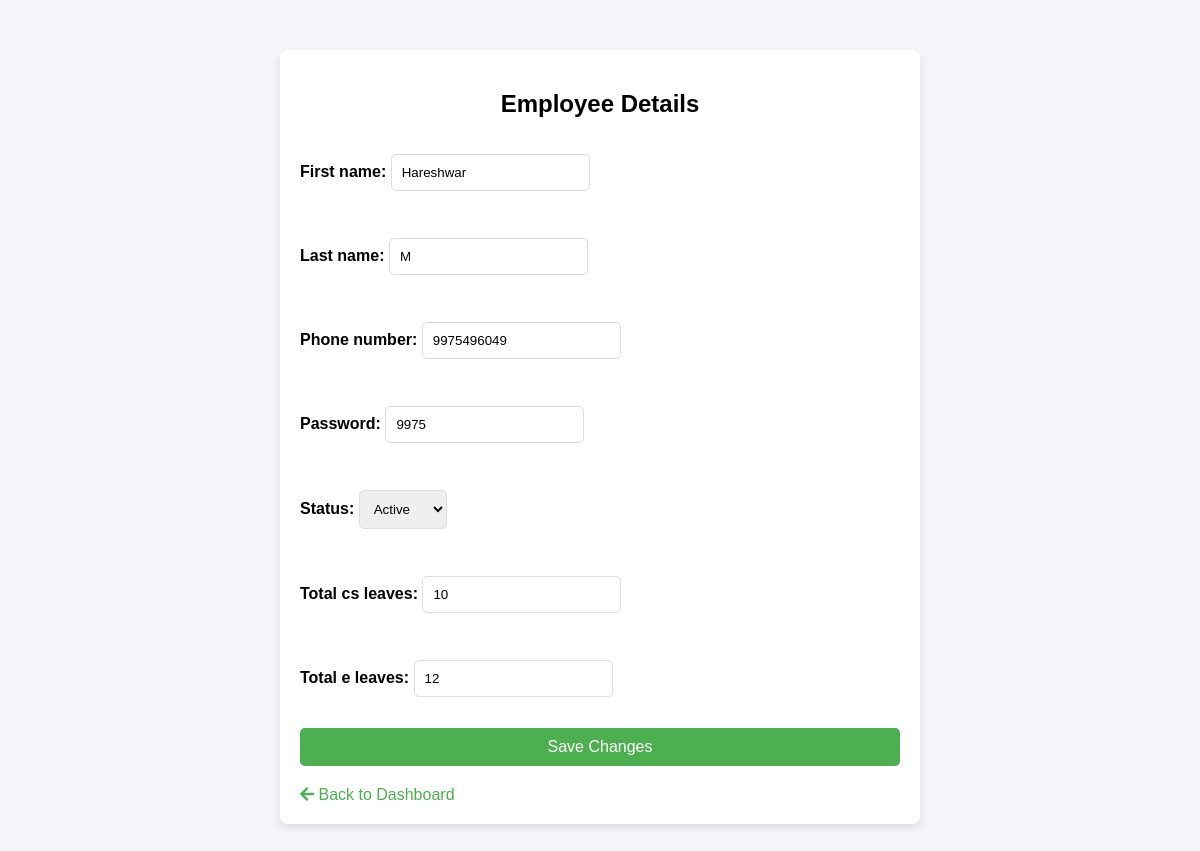
The page /employee/edit/4/ (signed in) on the database its author committed.
### leave_management/models.py (models this page shows, shortened)
class EmployeeProfile(models.Model):
    ACTIVE = 'Active'
    INACTIVE = 'Inactive'
    STATUS_CHOICES = [
        (ACTIVE, 'Active'),
        (INACTIVE, 'Inactive'),
    ]
    user = models.OneToOneField(User, null=True, on_delete=models.CASCADE)
    first_name = models.CharField(max_length=100)
    last_name = models.CharField(max_length=100)
    phone_number = models.CharField(max_length=10, unique=True)
    password = models.CharField(max_length=4)
    status = models.CharField(max_length=8, choices=STATUS_CHOICES, default=ACTIVE)
    total_cs_leaves = models.IntegerField(default=12)  # Casual Leave (CS)
    total_e_leaves = models.IntegerField(default=12)  # Earned Leave (E)

### leave_management/views.py (the view)
# urls.py: path("employee/edit/<int:employee_id>/", modify_employee, name="modify_employee"),
@login_required
def modify_employee(request, employee_id=None):
    if employee_id:
        employee = get_object_or_404(EmployeeProfile, id=employee_id)
    else:
        employee = None
    if request.method == "POST":
        form = EmployeeForm(request.POST, instance=employee)
        if form.is_valid():
            password = form.cleaned_data.get('password')
            if not password.isdigit() or len(password) != 4:
                messages.error(request, "Password must be exactly 4 digits.")
                return render(request, "modify_employee.html", {"form": form})  # Re-render form with error
            else:
                form.save()
                messages.success(request, "Employee details saved successfully.")
                return redirect("admin_dashboard")
        else:
            messages.error(request, "Please correct the errors below.")
            return render(request, "modify_employee.html", {"form": form})  # Re-render with form errors
    else:
        form = EmployeeForm(instance=employee)
    return render(request, "modify_employee.html", {"form": form})

### leave_management/EmployeeForm.py (shortened to what this page needs)
class EmployeeForm(forms.ModelForm):
    class Meta:
        model = EmployeeProfile
        fields = ["first_name", "last_name", "phone_number", "password", "status", "total_cs_leaves", "total_e_leaves"]

### leave_management/templates/modify_employee.html (shortened to what this page needs)
<!DOCTYPE html>
<html lang="en">
<head>
    <link rel="stylesheet" href="https://cdnjs.cloudflare.com/ajax/libs/font-awesome/5.15.4/css/all.min.css">
</head>
<body>
<div class="container">
    <h2>Employee Details</h2>
    <form method="post">
        {{ form.as_p }}
        <button type="submit">Save Changes</button>
    </form>
    <a href="{% url 'admin_dashboard' %}" class="back-btn"><i class="fas fa-arrow-left"></i> Back to Dashboard</a>
</div>
</body>
</html>

### leave_management/templates/modify_employee.html (style rules this page uses)
body { font-family: Arial, sans-serif; background-color: #f4f4f9; margin: 0; padding: 0; }
.container { width: 50%; margin: 50px auto; background-color: white; padding: 20px; border-radius: 8px; box-shadow: 0 4px 8px rgba(0, 0, 0, 0.1); }
h2 { text-align: center; margin-bottom: 20px; }
form { display: flex; flex-direction: column; }
label { margin-bottom: 5px; font-weight: bold; }
input[type="text"], input[type="tel"], input[type="number"], select { padding: 10px; margin-bottom: 15px; border-radius: 5px; border: 1px solid #ddd; }
button { padding: 10px; background-color: #4CAF50; color: white; border: none; border-radius: 5px; font-size: 16px; cursor: pointer; }
.back-btn { display: inline-block; margin-top: 20px; color: #4CAF50; text-decoration: none; }

### rows shown on the page
EmployeeProfile: first_name "Hareshwar", last_name "M", phone_number "9975496049", password "9975", status "Active", total_cs_leaves "10", total_e_leaves "12"
